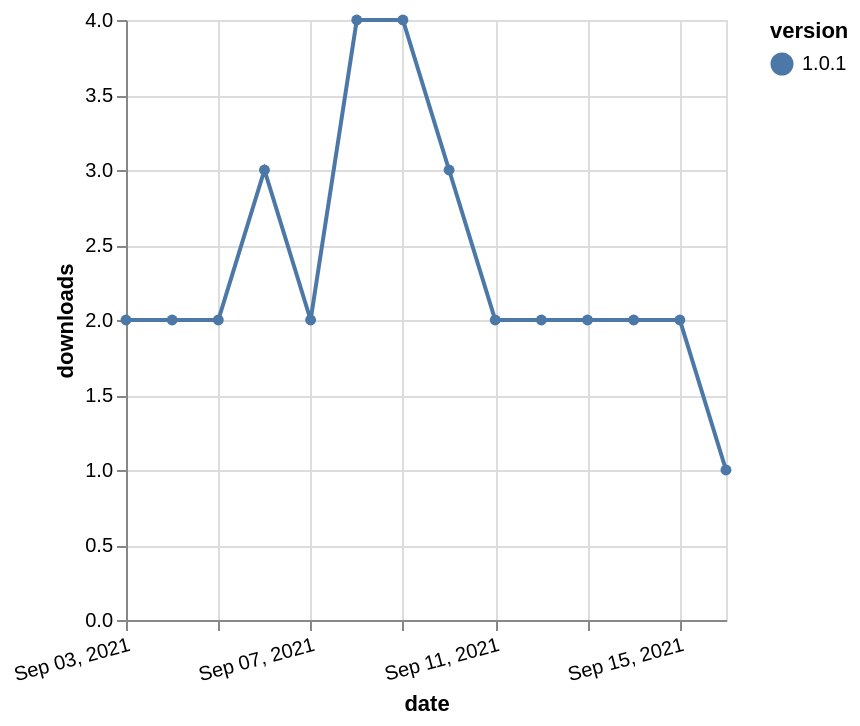

Specify this chart in Vega-Lite:
### Vega-Lite specification from a JSON file in a GitHub repository (floating-point values rounded to 4 significant figures)
{"$schema": "https://vega.github.io/schema/vega-lite/v5.json", "description": "A simple bar chart with embedded data.", "data": {"values": [{"date": "2021-09-03", "total": 2856, "delta": 2, "version": "1.0.1"}, {"date": "2021-09-04", "total": 2858, "delta": 2, "version": "1.0.1"}, {"date": "2021-09-05", "total": 2860, "delta": 2, "version": "1.0.1"}, {"date": "2021-09-06", "total": 2863, "delta": 3, "version": "1.0.1"}, {"date": "2021-09-07", "total": 2865, "delta": 2, "version": "1.0.1"}, {"date": "2021-09-08", "total": 2869, "delta": 4, "version": "1.0.1"}, {"date": "2021-09-09", "total": 2873, "delta": 4, "version": "1.0.1"}, {"date": "2021-09-10", "total": 2876, "delta": 3, "version": "1.0.1"}, {"date": "2021-09-11", "total": 2878, "delta": 2, "version": "1.0.1"}, {"date": "2021-09-12", "total": 2880, "delta": 2, "version": "1.0.1"}, {"date": "2021-09-13", "total": 2882, "delta": 2, "version": "1.0.1"}, {"date": "2021-09-14", "total": 2884, "delta": 2, "version": "1.0.1"}, {"date": "2021-09-15", "total": 2886, "delta": 2, "version": "1.0.1"}, {"date": "2021-09-16", "total": 2887, "delta": 1, "version": "1.0.1"}]}, "width": "container", "mark": {"type": "line", "point": {"filled": true}}, "encoding": {"x": {"field": "date", "type": "temporal", "timeUnit": "yearmonthdate", "title": "date", "axis": {"labelAngle": -15}}, "y": {"field": "delta", "type": "quantitative", "title": "downloads"}, "color": {"field": "version", "type": "nominal"}, "tooltip": {"field": "delta"}}}
